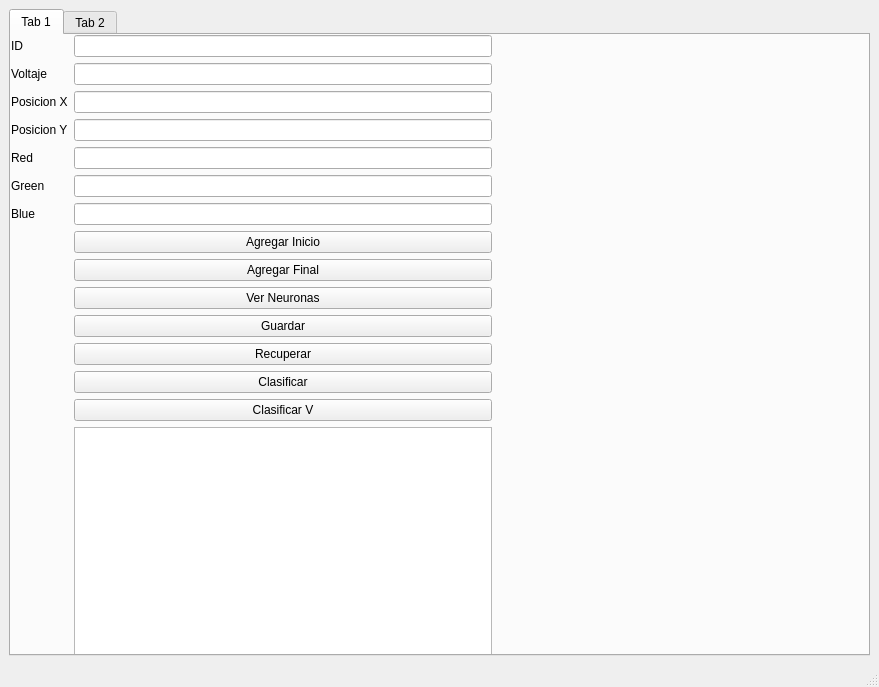
<?xml version="1.0" encoding="UTF-8"?>
<ui version="4.0">
 <class>MainWindow</class>
 <widget class="QMainWindow" name="MainWindow">
  <property name="geometry">
   <rect>
    <x>0</x>
    <y>0</y>
    <width>879</width>
    <height>687</height>
   </rect>
  </property>
  <property name="windowTitle">
   <string>MainWindow</string>
  </property>
  <widget class="QWidget" name="centralwidget">
   <layout class="QGridLayout" name="gridLayout_2">
    <item row="1" column="0">
     <widget class="QTabWidget" name="tabWidget">
      <property name="currentIndex">
       <number>0</number>
      </property>
      <widget class="QWidget" name="tab_3">
       <attribute name="title">
        <string>Tab 1</string>
       </attribute>
       <widget class="QWidget" name="widget" native="true">
        <property name="geometry">
         <rect>
          <x>0</x>
          <y>0</y>
          <width>481</width>
          <height>721</height>
         </rect>
        </property>
        <layout class="QGridLayout" name="gridLayout">
         <item row="14" column="0">
          <widget class="QLabel" name="labelRed">
           <property name="text">
            <string>Red</string>
           </property>
          </widget>
         </item>
         <item row="29" column="1">
          <widget class="QPushButton" name="clasi">
           <property name="text">
            <string>Clasificar</string>
           </property>
          </widget>
         </item>
         <item row="22" column="1">
          <widget class="QPushButton" name="btnAgregarFinal">
           <property name="text">
            <string>Agregar Final</string>
           </property>
          </widget>
         </item>
         <item row="18" column="0">
          <widget class="QLabel" name="labelGreen">
           <property name="text">
            <string>Green</string>
           </property>
          </widget>
         </item>
         <item row="8" column="1">
          <widget class="QLineEdit" name="campoPosY"/>
         </item>
         <item row="7" column="1">
          <widget class="QLineEdit" name="campoPosX"/>
         </item>
         <item row="20" column="1">
          <widget class="QLineEdit" name="campoBlue"/>
         </item>
         <item row="20" column="0">
          <widget class="QLabel" name="labelBlue">
           <property name="text">
            <string>Blue</string>
           </property>
          </widget>
         </item>
         <item row="6" column="1">
          <widget class="QLineEdit" name="campoVoltaje"/>
         </item>
         <item row="25" column="1">
          <widget class="QPushButton" name="btnVerNeuronas">
           <property name="text">
            <string>Ver Neuronas</string>
           </property>
          </widget>
         </item>
         <item row="0" column="1">
          <widget class="QLineEdit" name="campoId"/>
         </item>
         <item row="8" column="0">
          <widget class="QLabel" name="labelPosY">
           <property name="text">
            <string>Posicion Y</string>
           </property>
          </widget>
         </item>
         <item row="18" column="1">
          <widget class="QLineEdit" name="campoGreen"/>
         </item>
         <item row="21" column="1">
          <widget class="QPushButton" name="btnAgregarInicio">
           <property name="text">
            <string>Agregar Inicio</string>
           </property>
          </widget>
         </item>
         <item row="28" column="1">
          <widget class="QPushButton" name="RecuperarN">
           <property name="text">
            <string>Recuperar</string>
           </property>
          </widget>
         </item>
         <item row="6" column="0">
          <widget class="QLabel" name="labelVoltaje">
           <property name="text">
            <string>Voltaje</string>
           </property>
          </widget>
         </item>
         <item row="31" column="1">
          <widget class="QPlainTextEdit" name="neuronasInfo">
           <property name="readOnly">
            <bool>true</bool>
           </property>
          </widget>
         </item>
         <item row="0" column="0">
          <widget class="QLabel" name="labelId">
           <property name="styleSheet">
            <string notr="true"/>
           </property>
           <property name="text">
            <string>ID</string>
           </property>
          </widget>
         </item>
         <item row="7" column="0">
          <widget class="QLabel" name="labelPosX">
           <property name="text">
            <string>Posicion X</string>
           </property>
          </widget>
         </item>
         <item row="14" column="1">
          <widget class="QLineEdit" name="campoRed"/>
         </item>
         <item row="27" column="1">
          <widget class="QPushButton" name="GuardarN">
           <property name="text">
            <string>Guardar</string>
           </property>
          </widget>
         </item>
         <item row="30" column="1">
          <widget class="QPushButton" name="clasV">
           <property name="text">
            <string>Clasificar V</string>
           </property>
          </widget>
         </item>
        </layout>
       </widget>
      </widget>
      <widget class="QWidget" name="tab_4">
       <attribute name="title">
        <string>Tab 2</string>
       </attribute>
       <widget class="QPlainTextEdit" name="aidi">
        <property name="geometry">
         <rect>
          <x>10</x>
          <y>10</y>
          <width>371</width>
          <height>181</height>
         </rect>
        </property>
       </widget>
       <widget class="QLineEdit" name="aidi1">
        <property name="geometry">
         <rect>
          <x>20</x>
          <y>210</y>
          <width>101</width>
          <height>22</height>
         </rect>
        </property>
        <property name="text">
         <string/>
        </property>
       </widget>
       <widget class="QPushButton" name="BotonBuscar">
        <property name="geometry">
         <rect>
          <x>170</x>
          <y>210</y>
          <width>75</width>
          <height>24</height>
         </rect>
        </property>
        <property name="text">
         <string>Buscar :D</string>
        </property>
       </widget>
       <widget class="QGraphicsView" name="dibujo">
        <property name="geometry">
         <rect>
          <x>430</x>
          <y>200</y>
          <width>391</width>
          <height>281</height>
         </rect>
        </property>
       </widget>
       <widget class="QPushButton" name="grafica">
        <property name="geometry">
         <rect>
          <x>440</x>
          <y>490</y>
          <width>75</width>
          <height>24</height>
         </rect>
        </property>
        <property name="text">
         <string>Graficar</string>
        </property>
       </widget>
       <widget class="QPushButton" name="Mpuntos">
        <property name="geometry">
         <rect>
          <x>530</x>
          <y>490</y>
          <width>101</width>
          <height>24</height>
         </rect>
        </property>
        <property name="text">
         <string>Mostrar puntos</string>
        </property>
       </widget>
       <widget class="QPushButton" name="Draw">
        <property name="geometry">
         <rect>
          <x>740</x>
          <y>490</y>
          <width>75</width>
          <height>24</height>
         </rect>
        </property>
        <property name="text">
         <string>Dibujar</string>
        </property>
       </widget>
      </widget>
     </widget>
    </item>
   </layout>
  </widget>
  <widget class="QMenuBar" name="menubar">
   <property name="geometry">
    <rect>
     <x>0</x>
     <y>0</y>
     <width>879</width>
     <height>22</height>
    </rect>
   </property>
  </widget>
  <widget class="QStatusBar" name="statusbar"/>
 </widget>
 <resources/>
 <connections/>
</ui>
